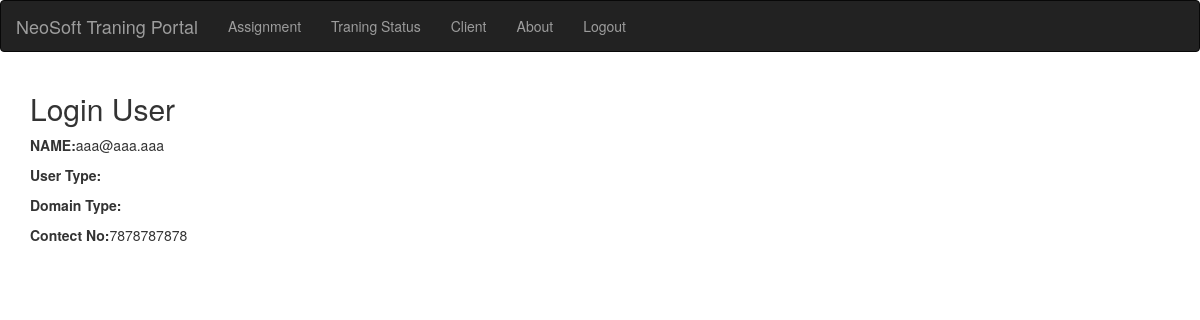
Page /tl/ (signed in) on the earlier database version.
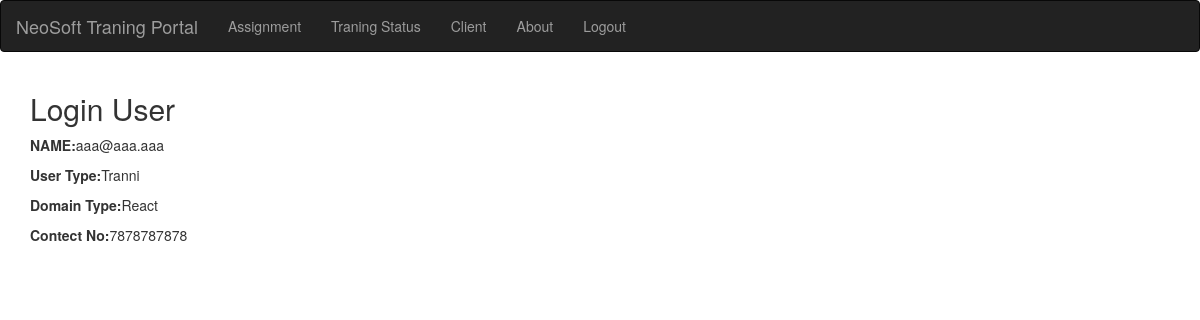
Same page on the later database version.
### core/models.py (models this page shows, shortened)
class User(AbstractUser):
    mobile_number = models.CharField(
        max_length=40, unique=True, blank=False, null=False, db_index=True
    )
    address = models.CharField(max_length=255, blank=True, null=True)
    field_type = models.CharField(choices=STATE_CHOICE, max_length=50)
    User_type = models.CharField(choices=STATE_CHOICE2, max_length=50)
    assigned_client = models.CharField(max_length=100)
    DOB = models.DateField(null=True,blank=True)
    gender = models.CharField(choices=STATE_CHOICE1, max_length=50)

### core/views.py (the view)
# urls.py: path('tl/',DeshbordView.as_view(),name='tl'),
class DeshbordView(View):
    def get(self,request,*args, **kwargs):
        user = User.objects.all()
        assignment= Assignment.objects.all()
        review = Review.objects.filter(id=request.user.id)
        user = User.objects.get(id=request.user.id)
        if user.User_type == 'TL':
            trainees= User.objects.filter(User_type='Tranni')
            return render(request, 'core/tl_home.html', {'user':user ,'assignment':assignment,'trainees':trainees})
        else:
            return render(request, 'core/tranie_home.html', {'user':user ,'assignment':assignment})

### core/templates/core/tranie_home.html
{% extends 'core/base.html' %}
{%load static %}
{% block content %}
<body>
    <nav class="navbar navbar-inverse">
        <div class="container-fluid">
          <div class="navbar-header">
            <a class="navbar-brand" href="#">NeoSoft Traning Portal</a>
          </div>
          <ul class="nav navbar-nav">
            <li><a href="{% url 'core:about' %}">Assignment</a></li>
            <li><a href="{% url 'core:about' %}">Traning Status</a></li>
            <li><a href="{% url 'core:about' %}">Client</a></li>
            <li><a href="{% url 'core:about' %}">About</a></li>
            <li><a href="{% url 'core:login'  %}">Logout</a></li>
          </ul>
        </div>
      </nav>
      <div class="container">
        <h2>Login User</h2>
        <p><b>NAME:</b>{{user.email}}</p>
        <p><b>User Type:</b>{{user.User_type}}</p>
        <p><b>Domain Type:</b>{{user.field_type}}</p>
        <p><b>Contect No:</b>{{user.mobile_number}}</p>
      </div>
</body>
{% endblock %}

Differences in the rows shown:
changed User "aaa@aaa.aaa": User_type (not shown) → "Tranni"; field_type (not shown) → "React"
